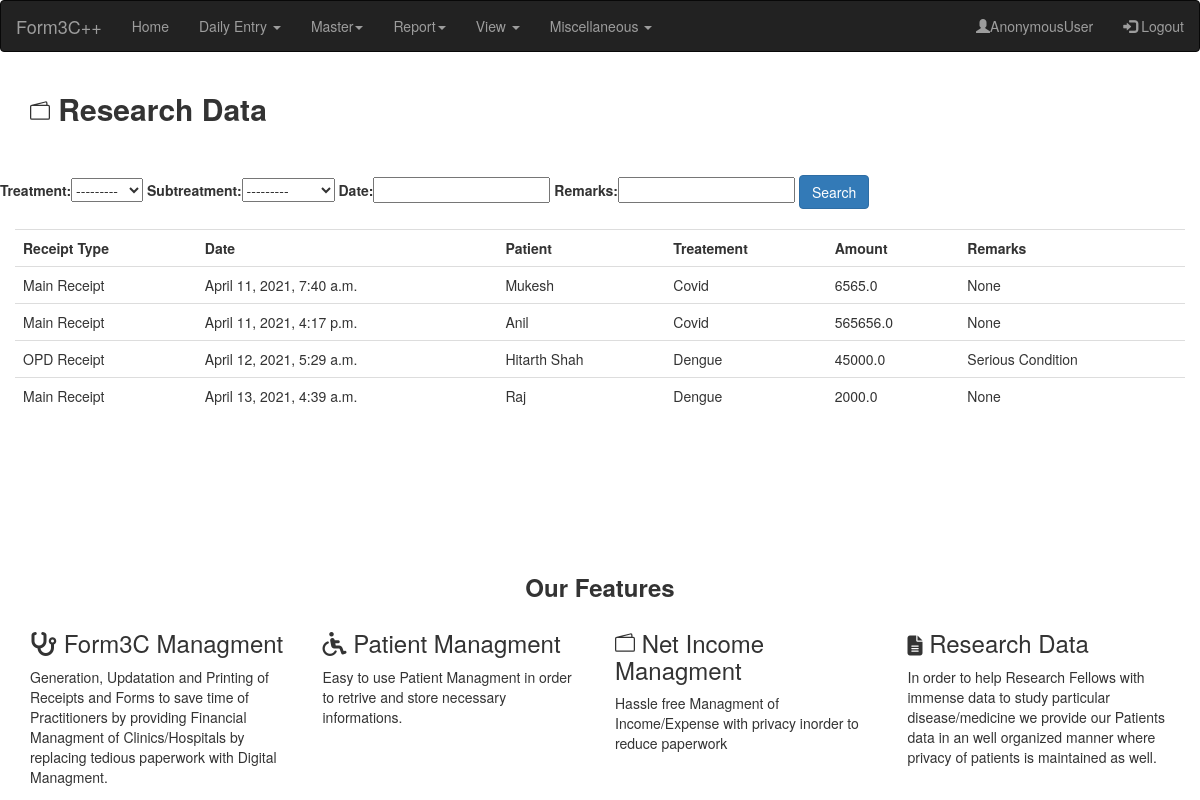
The app's page /ViewResearch/ with its own data.
### Forms/models.py (models this page shows, shortened)
class Treatment(models.Model):
	treatment = models.CharField(max_length=50, null=True)
	remarks = models.CharField(max_length=200, null=True, blank = True)
	def __str__(self):
		return self.treatment

class Receipt(models.Model):
	name = models.ForeignKey(ReceiptType, null=True, on_delete =models.SET_NULL)
	doctor = models.ForeignKey(Doctor, null=True, on_delete =models.SET_NULL)
	treatment = models.ForeignKey(Treatment, null=True, on_delete =models.SET_NULL)
	subtreatment = models.ForeignKey(SubTreatment, null=True, on_delete =models.SET_NULL)
	patient = models.ForeignKey(Patient, null=True, on_delete =models.SET_NULL)
	date = models.DateTimeField(auto_now_add=True, null=True)
	amount = models.FloatField(null=True)
	remarks = models.CharField(max_length=200, null=True, blank = True)

class ReceiptType(models.Model):
	name = models.CharField(max_length=200, null=True)
	remarks = models.CharField(max_length=200, null=True, blank = True)
	def __str__(self):
		return self.name

class Patient(models.Model):
	name = models.CharField(max_length=200, null=True)
	phone = models.CharField(max_length=200, null=True)
	age = models.FloatField(null=True)
	gender = models.CharField(max_length=6,null=True)
	doctor = models.ForeignKey(Doctor, null=True, on_delete = models.SET_NULL)
	hospital_name = models.ForeignKey(Hospital, null=True, on_delete = models.SET_NULL)
	def __str__(self):
		return self.name

### Forms/views.py (the view)
# urls.py: path('ViewResearch/',views.ViewResearch,name='form-view-research'),
def ViewResearch(request):
	ViewResearch = Receipt.objects.all()
	myFilter = ReceiptFilter(request.GET, queryset=ViewResearch)
	ViewResearch = myFilter.qs
	context =  {'ViewResearch': ViewResearch,'myFilter':myFilter}
	response = render(request,'Forms/ViewResearch.html',context)
	return response

### Forms/models.py (called while the page is built)
	def __str__(self):
		return self.sub_treatment

### Forms/templates/Forms/ViewResearch.html (shortened to what this page needs)
{% extends 'Forms/base.html' %}
{% block content %}
<div class="container">
  <h2>
  <b>Research Data</b>
  </h2><br>
  		<div class="row">
			<div class="col-md">
			<div class="card card-body">
			<form action="http://127.0.0.1:8000/ViewResearch" method="POST">
				<br>
			<div class="row">
	<div class="col">
		<div class="card card-body">
			<form method="get">
				{{myFilter.form}}
		    <button class="btn btn-primary" type="submit">Search</button>
		  </form>
		</div>
	</div>
</div>
	<br>
			<table class="table">
			<tr>
				<th>Receipt Type</th>
				<th>Date</th>
				<th>Patient</th>
				<th>Treatement</th>
				<th>Amount</th>
				<th>Remarks</th>
			</tr>
			{% for i in ViewResearch %}
			<tr>
				<td>{{i.name}}</td>
				<td>{{i.date}}</td>
				<td>{{i.patient}}</td>
				<td>{{i.treatment}}</td>
				<td>{{i.amount}}</td>
				<td>{{i.remarks}}</td>
			</tr>
			{% endfor %}
			</table>
			</form>
		</div>
	</div>
</div>
</div>
  {% endblock content %}

### Forms/templates/Forms/base.html (shortened to what this page needs)
 {% load static %}
<!DOCTYPE html>
<html lang="en">
<head>
  <link rel="stylesheet" href="https://maxcdn.bootstrapcdn.com/bootstrap/3.4.1/css/bootstrap.min.css">
  <link rel="stylesheet" href="https://cdnjs.cloudflare.com/ajax/libs/font-awesome/4.7.0/css/font-awesome.min.css">
</head>
<body>
  <nav class="navbar navbar-inverse">
  <div class="container-fluid">
    <div class="navbar-header">
      <a class="navbar-brand" href="{% url 'form-home' %}">Form3C++</a>
    </div>
    <ul class="nav navbar-nav">
      <li><a href="{% url 'form-home' %}">Home</a></li>
      <li class="dropdown"><a class="dropdown-toggle" data-toggle="dropdown" href="#">Daily Entry <span class="caret"></span></a>
      </li>
       <li class="dropdown"><a class="dropdown-toggle" data-toggle="dropdown" href="#">Master<span class="caret"></span></a>
      </li>
      <li class="dropdown"><a class="dropdown-toggle" data-toggle="dropdown" href="#">Report<span class="caret"></span></a>
      </li>
      <li class="dropdown"><a class="dropdown-toggle" data-toggle="dropdown" href="#">View <span class="caret"></span></a>
      </li>
      <li class="dropdown"><a class="dropdown-toggle" data-toggle="dropdown" href="#">Miscellaneous <span class="caret"></span></a>
      </li>
    </ul>
    <ul class="nav navbar-nav navbar-right">
      <li><a href="{% url 'profile'%}"><span class="glyphicon glyphicon-user"></span>{{request.user}}</a></li>
      <li><a href="{% url 'logout' %}"><span class="glyphicon glyphicon-log-in"></span> Logout</a></li>
    </ul>
</nav>
{% block content %}
{% endblock content %}
<br>
<br>
<br>
<br>
<br>
<br>
{% include 'Forms/footer.html'%}
</body>
</html>

### Forms/templates/Forms/footer.html (shortened to what this page needs)
 <div class="row">
    <div class="col-sm-12">
      <h3><center><b> Our Features </b></center></h3>
    </div>
<div class="container">
  <div class="row">
    <div class="col-sm-3">
      <h3><i style="font-size:24px" class="fa">&#xf0f1;</i> Form3C Managment</h3>
      <p>Generation, Updatation and Printing of Receipts and Forms to save time of Practitioners by providing Financial Managment of Clinics/Hospitals by replacing tedious paperwork with Digital Managment.</p>
    </div>
    <div class="col-sm-3">
      <h3> <i style="font-size:24px" class="fa">&#xf193;</i> Patient Managment</h3>
      <p>Easy to use Patient Managment in order to retrive and store necessary informations. </p>
    </div>
    <div class="col-sm-3">
      <h3> Net Income Managment</h3>
      <p>Hassle free Managment of Income/Expense with privacy inorder to reduce paperwork</p>
    </div>
    <div class="col-sm-3">
      <h3><i style="font-size:20px" class="fa">&#xf0f6;</i> Research Data</h3>
      <p>In order to help Research Fellows with immense data to study particular disease/medicine we provide our Patients data in an well organized manner where privacy of patients is maintained as well.</p>
    </div>
  </div>
</div>

### records on screen
Treatment: treatment "---------"
Receipt: name "Main Receipt", date "April 11, 2021, 7:40 a.m.", patient "Mukesh", treatment "Covid", amount "6565.0", remarks "None"
Receipt: name "Main Receipt", date "April 11, 2021, 4:17 p.m.", patient "Anil", treatment "Covid", amount "565656.0", remarks "None"
Receipt: name "OPD Receipt", date "April 12, 2021, 5:29 a.m.", patient "Hitarth Shah", treatment "Dengue", amount "45000.0", remarks "Serious Condition"
Receipt: name "Main Receipt", date "April 13, 2021, 4:39 a.m.", patient "Raj", treatment "Dengue", amount "2000.0", remarks "None"

### other values on screen
{{ request.user }} "AnonymousUser"
